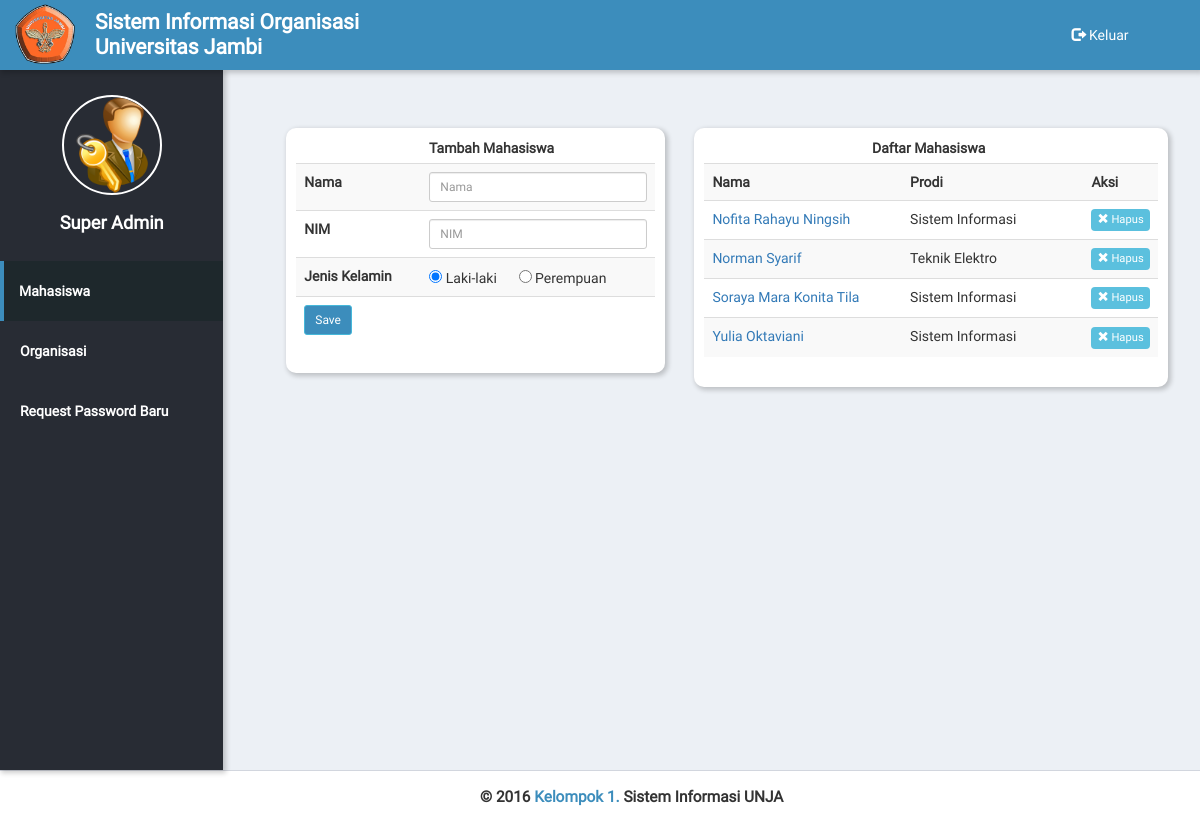
Screenshot of /sadmin.php (signed in) with the database file from the repository.
### tables this page shows
CREATE TABLE `tb_anggota` (
  `nim` varchar(9) NOT NULL,
  `nama_anggota` varchar(50) NOT NULL,
  `jenis_kelamin` varchar(10) NOT NULL,
  `tempat_lahir` varchar(20) DEFAULT NULL,
  `tanggal_lahir` date DEFAULT NULL,
  `alamat` varchar(50) DEFAULT NULL,
  `email` varchar(50) DEFAULT NULL,
  `password` varchar(32) NOT NULL,
  `pic` int(11) NOT NULL DEFAULT '0'
);

### php/extract_nim.php (called while the page is built, shortened)
<?php
function get_fak_prodi_angkatan($nim) {
    $f = substr($nim, 0, 1);
    $j = substr($nim, 2, 2);
    $a = substr($nim, 4, 2);
    if ($f == "f") {
        $fakultas = "Sains dan Teknologi";
        switch ($j) {
            case 'e1':
                $jurusan = "Sistem Informasi";
                break;
        }
    }
    if ($f == "m") {
        $fakultas = "Teknik";
        switch ($j) {
            case 'a1':
                $jurusan = "Teknik Elektro";
                break;
        }
    }
    $angkatan = $a+2000;
    $hasil = array("fakultas"=>$fakultas,
                   "prodi"=>$jurusan,
                   "angkatan"=>$angkatan);
    return $hasil;
}

### sadmin.php (the view, shortened to what this page needs)
<?php
require 'php/connect.php';
require_once 'php/extract_nim.php';
$daftar = $mysqli->query("SELECT nama_anggota, nim FROM tb_anggota ORDER BY nama_anggota ASC");
?>
<!DOCTYPE html>
<html>
<head>
  <link rel="stylesheet" type="text/css" href="bootstrap/css/bootstrap.min.css">
  <link rel="stylesheet" type="text/css" href="assets/style.css">
</head>
<body>
  <div class="container-fluid">
    <div class="row">
      <div class="col-md-12 atas" style="background-color: #3c8dbc">
        <span id="logo-header">
          <img src="assets/logo_unja.png" alt="Unja logo">
        </span>
        <span id="text-header">
          Sistem Informasi Organisasi<br/>
          Universitas Jambi
        </span>
        <div class="logout-dan-notif">
          <a href="javascript:void(0)" id="logout" data-toggle="modal" data-target="#logout-modal" class="pull-right"><span class="glyphicon glyphicon-log-out"></span> Keluar</a>
        </div>
      </div>
    </div>
  </div>
  <div class="container-fluid">
    <div class="row row-eq-height">
      <div id="menu" class="col-md-2setengah">
        <div id="profile">
          <img src="img/foto_anggota/admin.jpg" class="img-circle" alt="Profile photo"><br />
          <div class="nama-dan-jurusan">
            <p><span id="nama">Super Admin</p>
            </div>
          </div>
          <div class="menu-list">
            <ul>
              <span><li class="aktif"><a href="sadmin.php">Mahasiswa</a></li></span>
              <span><li class="inaktif"><a href="sadmin_org.php">Organisasi</a></li></span>
              <span><li class="inaktif"><a href="request.php">Request Password Baru</a></li></span>
            </ul>
          </div>
        </div>
        <div id="content" class="container col-md-9setengah">
          <div class="col-md-5 anggota-div" style="width: 40%; position: relative; left: 4%; top: 7%">
            <label style="position: relative; left: 37%">Tambah Mahasiswa</label>
            <form method="post">
              <table class="table table-hover table-striped">
                <tr>
                  <th>Nama</th>
                  <td><input name="nama" type="text" class="form-control input-sm" placeholder="Nama" required></td>
                </tr>
                <tr>
                  <th>NIM</th>
                  <td><input name="nim" type="text" class="form-control input-sm" placeholder="NIM" required></td>
                </tr>
                <tr>
                  <th>Jenis Kelamin</th>
                  <td><span style="margin-right: 10%"><input type="radio" name="jk" value="Laki-laki" checked> Laki-laki</span><span><input type="radio" name="jk" value="Perempuan"> Perempuan</span></td>
                </tr>
                <tr>
                  <td colspan="3"><button type="submit" name="proses" class="btn btn-info btn-sm" style="background-color: #3c8dbc">Save</button></td>
                </tr>
              </table>
            </form>
          </div>
          <div class="col-md-5 anggota-div" style="width: 50%; position: relative; left: 5%; top: 7%">
            <label style="position: relative; left: 37%">Daftar Mahasiswa</label>
            <table class="table table-hover table-striped">
              <tr>
                <th>Nama</th>
                <th style="width: 40%">Prodi</th>
                <th style="width: 15%">Aksi</th>
              </tr>
              <?php
              if($daftar->num_rows != 0) {
                while($row=$daftar->fetch_assoc()) {
                  if($row['nim'] == 'admin') {
                    continue;
                  }
                  echo "<tr>
                  <td><a href='profil.php?nim=".$row['nim']."'>".$row['nama_anggota']."</a></td>
                  <td>".get_fak_prodi_angkatan($row['nim'])['prodi']."</td>
                  <td><a title='Hapus' href='php/hapus_anggota.php?id=".$row['nim']."' class='btn btn-info hapus'><span class='glyphicon glyphicon-remove'></span> Hapus</a></td>
                  </tr>";
                }
              }
              ?>
            </table>
          </div>
        </div>
      </div>
    </div>
    <?php require_once 'bottom.php'; ?>

### assets/style.css (style rules this page uses)
* { margin: 0; padding: 0; }
.row-eq-height { display: -webkit-box; display: -webkit-flex; display: -ms-flexbox; display: flex; }
.container { padding-right: 15px; padding-left: 15px; }
.row { margin-bottom: 20px; }
.row { margin-bottom: 0; }
body { font-family: "Roboto regular"; background-color: #ecf0f5; }
.atas { height: 70px; color: #fff; box-shadow: 2px 2px 5px 1px rgba(0, 0, 0, 0.2); }
#logo-header { float: left; position: relative; top: 4px; margin-right: 20px; }
#logo-header img { width: 60px; height: auto; }
#text-header { position: relative; top: 10px; float: left; font-size: 150%; font-weight: bold; line-height: 25px; font-weight: bold; }
#menu { background-color: #282c34; box-shadow: 2px 2px 5px 1px rgba(0, 0, 0, 0.2); font-weight: bold; }
#content { min-height: 700px; padding-bottom: 20px; }
#profile { text-align: center; padding-top: 25px; }
#profile img { width: 100px; height: 100px; border: 2px solid #fff; margin-bottom: 15px; }
#profile p { color: #fff; }
#nama { font-size: 120%; }
.menu-list { margin-top: 25px; }
.menu-list a { color: #fff; text-decoration: none; }
.inaktif, .aktif { cursor: pointer; margin: 0; }
.inaktif { padding-left: 5px; }
.inaktif:hover, .aktif { background-color: #1e282c; border-left: 4px solid #3c8dbc; color: #b8b8b8; }
.menu-list ul li a { display: block; padding: 20px 15px; }
.logout-dan-notif { margin-right: 20px; text-align: center; }
.logout-dan-notif a { color: #fff; text-decoration: none; padding: 25px 10px; transition: all 0.3s ease-in-out; margin: 0; width: 130px; outline: none; }
#nama { font-size: 130%; }
.col-md-2setengah { @extend .col-md-1; width: 19%; }
.col-md-9setengah { @extend .col.md-1; width: 83%; }
.anggota-div { background-color: #fff; box-shadow: 2px 2px 5px 1px rgba(0, 0, 0, 0.2); margin: 10px; padding: 10px; width: 45%; border-radius: 10px; }
table { width: 100%; }
th, td { padding: 10px; }
tr { text-align: left; }
.hapus, .button-event, .button-info { padding: 3px 6px; font-size: 80%; border: none; }

### rows the page displays
tb_anggota: nama_anggota "Nofita Rahayu Ningsih", nim "Sistem Informasi"
tb_anggota: nama_anggota "Norman Syarif", nim "Teknik Elektro"
tb_anggota: nama_anggota "Soraya Mara Konita Tila", nim "Sistem Informasi"
tb_anggota: nama_anggota "Yulia Oktaviani", nim "Sistem Informasi"
